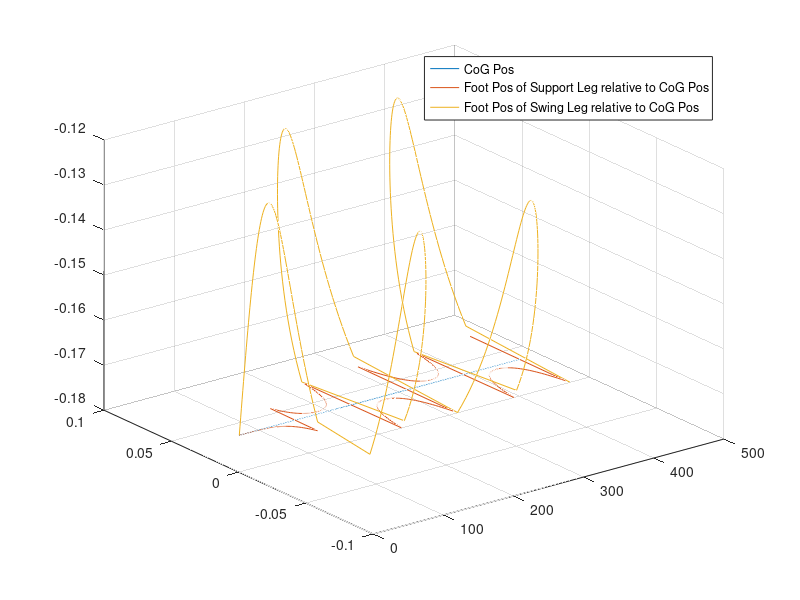
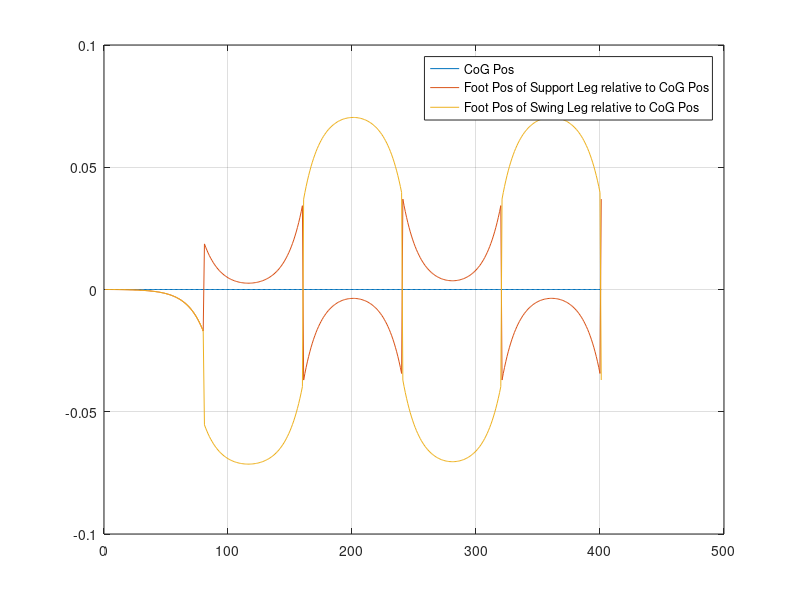

The MATLAB source for these figures, in order:
clear;

load WPG_log.dat;

[a, b] = size(WPG_log);

t = 1:a;
y = 0.01:0.05;
z = 0.01:0.2;

i=0;

for n=t
  i = i + 1;
  xc(i) = WPG_log(i, 1);
  yc(i) = WPG_log(i, 2);
  x1(i) = WPG_log(i, 3);
  y1(i) = WPG_log(i, 4);
  z1(i) = WPG_log(i, 5);
  x2(i) = WPG_log(i, 6);
  y2(i) = WPG_log(i, 7);
  z2(i) = WPG_log(i, 8);
end

f1 = figure;
f2 = figure;
figure(f1);
plot3(t, xc, z1, t, y1, z1, t, y2, z2)
legend("CoG Pos", "Foot Pos of Support Leg relative to CoG Pos", "Foot Pos of Swing Leg relative to CoG Pos")
grid on

figure(f2);
plot(t, xc, t, y1, t, y2)
legend("CoG Pos", "Foot Pos of Support Leg relative to CoG Pos", "Foot Pos of Swing Leg relative to CoG Pos")
grid on

% plot(t, WPG_log)
% legend(["CoG Position X", "CoG Position Y", "CoG Position X local", "CoG Position Y local", "CoG Velocity X", "CoG Velocity Y", "p x fix", "p y fix", "LandingPosition X", "LandingPosition Y"], "Location", "northwest")
% % legend({"CoG Position X", "CoG Position Y", "p x fix", "p y fix", "LandingPosition X", "LandingPosition Y"}, "Location", "northwest")
% xlabel("time")

% grid on

% reference https://jp.mathworks.com/help/matlab/data_analysis/plotting-data.html
